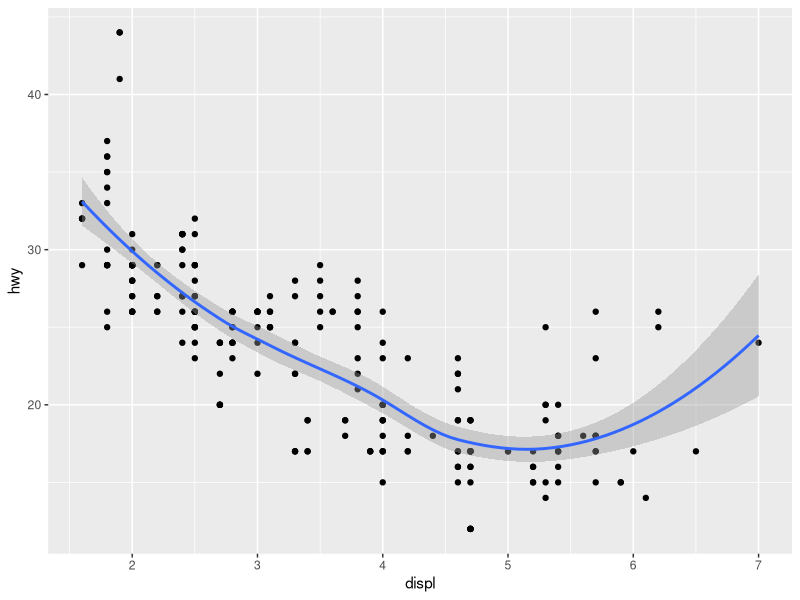
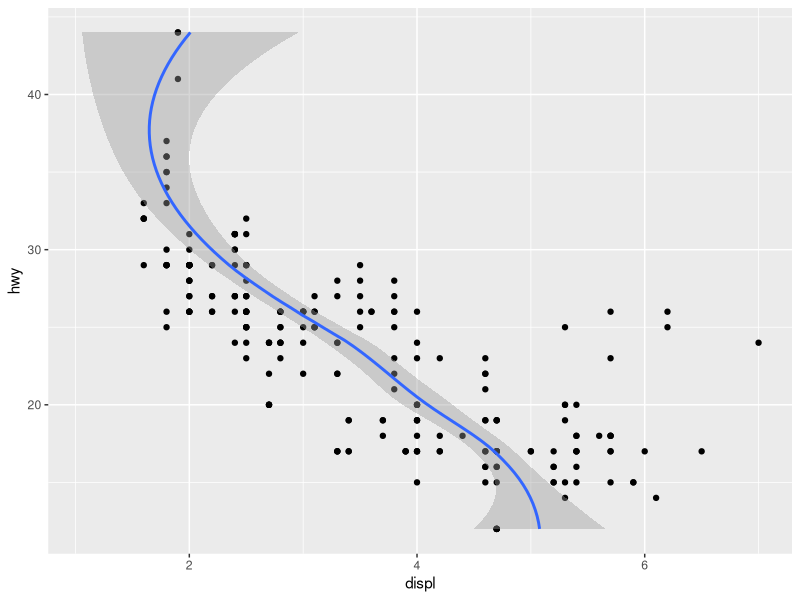
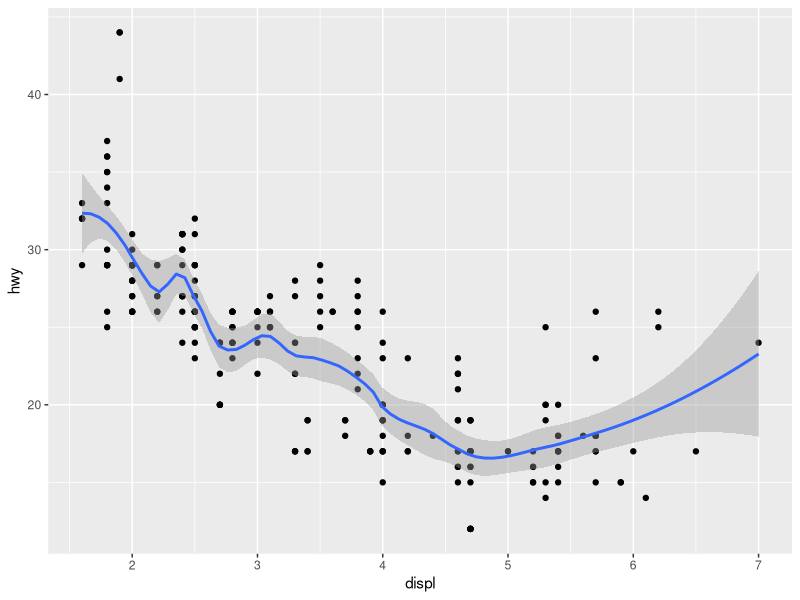
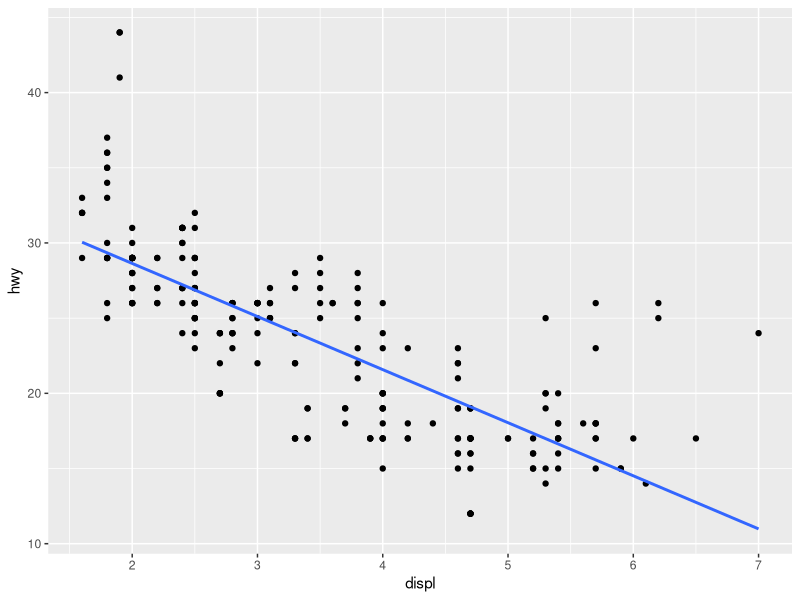
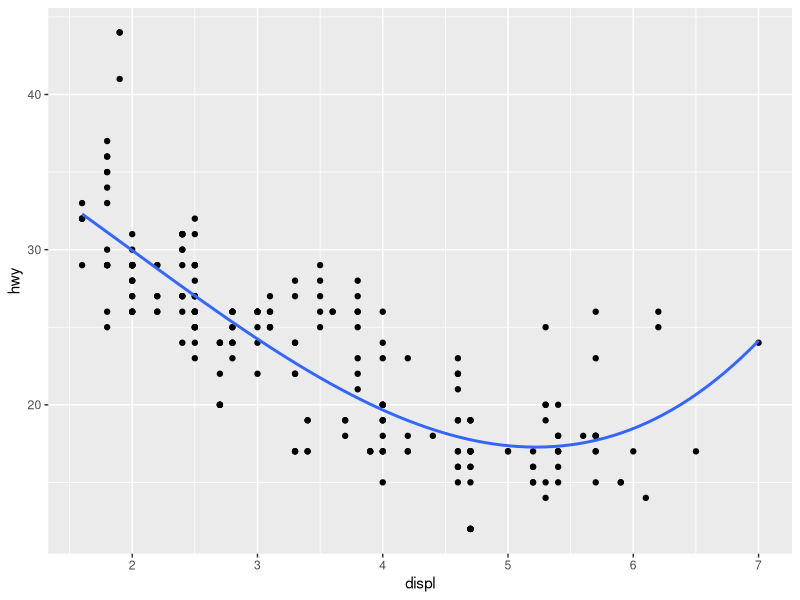
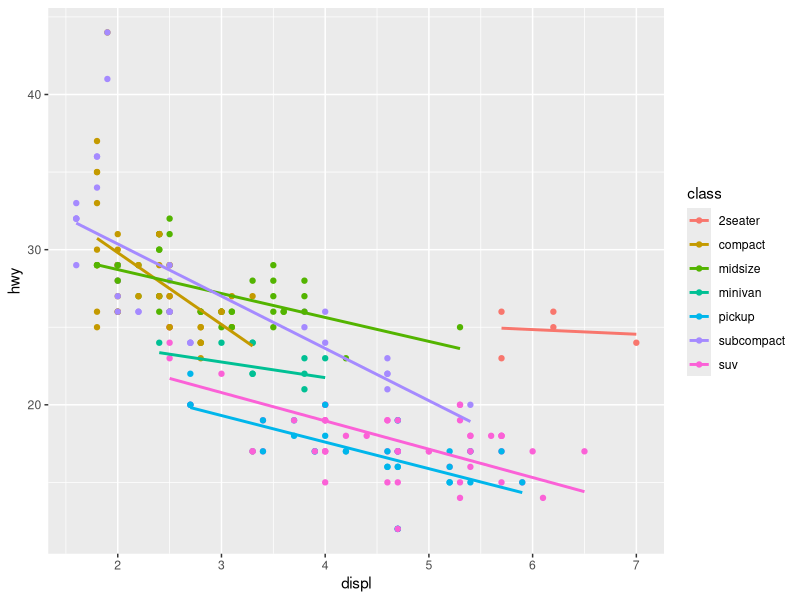
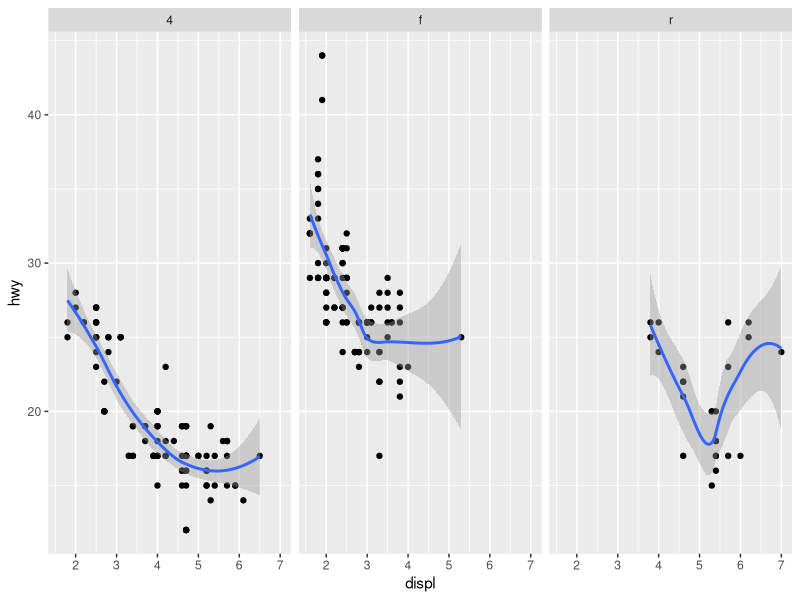

Write R code to recreate these figures, in order.
library(ggplot2)


### Name: geom_smooth
### Title: Smoothed conditional means
### Aliases: geom_smooth stat_smooth

### ** Examples

ggplot(mpg, aes(displ, hwy)) +
  geom_point() +
  geom_smooth()

# If you need the fitting to be done along the y-axis set the orientation
ggplot(mpg, aes(displ, hwy)) +
  geom_point() +
  geom_smooth(orientation = "y")

# Use span to control the "wiggliness" of the default loess smoother.
# The span is the fraction of points used to fit each local regression:
# small numbers make a wigglier curve, larger numbers make a smoother curve.
ggplot(mpg, aes(displ, hwy)) +
  geom_point() +
  geom_smooth(span = 0.3)

# Instead of a loess smooth, you can use any other modelling function:
ggplot(mpg, aes(displ, hwy)) +
  geom_point() +
  geom_smooth(method = lm, se = FALSE)

ggplot(mpg, aes(displ, hwy)) +
  geom_point() +
  geom_smooth(method = lm, formula = y ~ splines::bs(x, 3), se = FALSE)

# Smooths are automatically fit to each group (defined by categorical
# aesthetics or the group aesthetic) and for each facet.

ggplot(mpg, aes(displ, hwy, colour = class)) +
  geom_point() +
  geom_smooth(se = FALSE, method = lm)
ggplot(mpg, aes(displ, hwy)) +
  geom_point() +
  geom_smooth(span = 0.8) +
  facet_wrap(~drv)

## No test: 
##D binomial_smooth <- function(...) {
##D   geom_smooth(method = "glm", method.args = list(family = "binomial"), ...)
##D }
##D # To fit a logistic regression, you need to coerce the values to
##D # a numeric vector lying between 0 and 1.
##D ggplot(rpart::kyphosis, aes(Age, Kyphosis)) +
##D   geom_jitter(height = 0.05) +
##D   binomial_smooth()
##D 
##D ggplot(rpart::kyphosis, aes(Age, as.numeric(Kyphosis) - 1)) +
##D   geom_jitter(height = 0.05) +
##D   binomial_smooth()
##D 
##D ggplot(rpart::kyphosis, aes(Age, as.numeric(Kyphosis) - 1)) +
##D   geom_jitter(height = 0.05) +
##D   binomial_smooth(formula = y ~ splines::ns(x, 2))
##D 
##D # But in this case, it's probably better to fit the model yourself
##D # so you can exercise more control and see whether or not it's a good model.
## End(No test)



